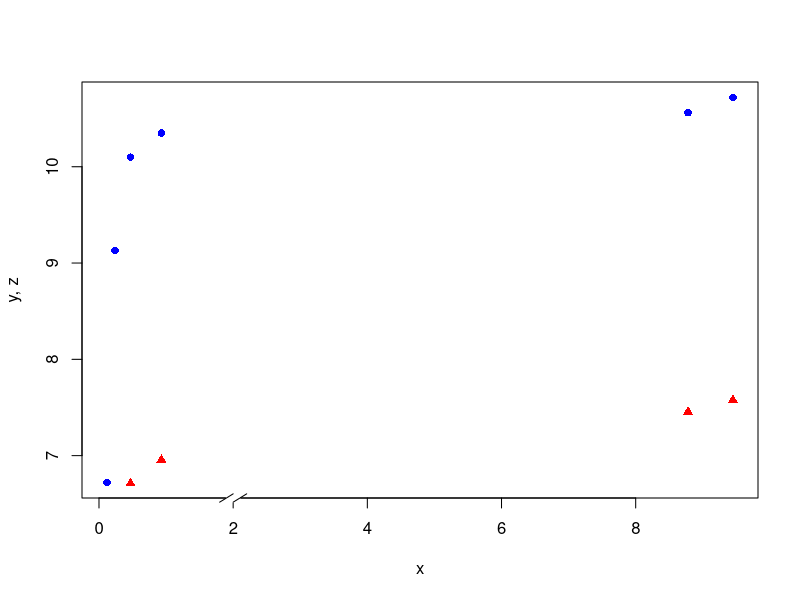
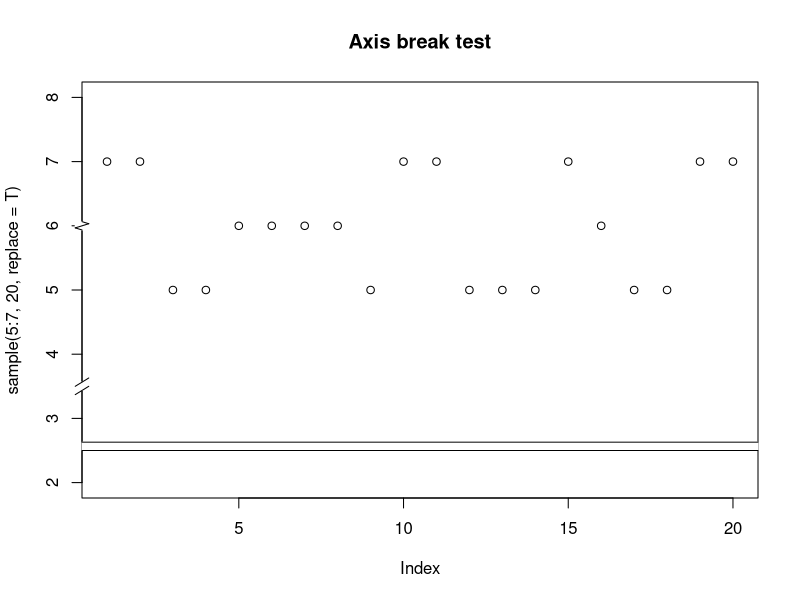

Reproduce these figures in R, in order. (Note: this script raises an error after producing the figures.)

# with plotrix ------------------------------------------------------------


x <- c(9.45, 8.78, 0.93, 0.47, 0.24, 0.12)
y <- c(10.72, 10.56, 10.35, 10.10, 9.13, 6.72)
z <- c(7.578, 7.456, 6.956, 6.712, 4.832, 3.345)
plot(x, y, col='blue', pch=16, xlab= 'x', ylab='y, z')
points(x, z, col='red', pch=17)
library(plotrix)
axis.break(1,2,style="slash") 

plot(sample(5:7,20,replace=T),main="Axis break test",ylim=c(2,8))
axis.break(axis=2,breakpos=2.5,style="gap")
axis.break(axis=2,breakpos=3.5,style="slash")
axis.break(axis=2,breakpos=6,style="zigzag")

twogrp<-data.frame(x=c(rnorm(5)+4,rnorm(5)+20,rnorm(5)+5,rnorm(5)+22),y=c(rnorm(5)+4,rnorm(5)+20,rnorm(5)+5,rnorm(5)+22))
gap.plot(twogrp,gap=c(8,16,25,35),
         xlab="X values",ylab="Y values",xlim=c(1,30),ylim=c(0,25),
         main="Test two gap plot with the lot",xtics=seq(0,30,by=5),
         ytics=c(4,6,18,20,22,38,40,42),
         lty=c(rep(1,10),rep(2,10)),
         pch=c(rep(2,10),rep(3,10)),
         col=c(rep(2,10),rep(3,10)),
         type="b")
# with TeachingDemos  -----------------------------------------------------
install.packages("TeachingDemos")
library(TeachingDemos)

# dataset:
data=data.frame(R=c(120,11),U=c(32,1),C=c(12,3),G=c(4,0),J=c(6,0),I=c(3,2),N=c(4,0))
# I want to plot the lower values up to 55, then a split to 95 for the
# last top. This should make it clear which is the highest, without
# drowning out the other data.

# I want the split to be approx 5% of the scale,

# as I am to plot the ranges 0 - 55 and 95 - 140, in total 10 decades, 
lower=c(0,55)
upper=c(95,140)
# This is 10 decades. I multiply that with 2 and add 5% and get 21 units on the outer
# Y axis:
y_outer=21

lowspan=c(0,11)
topspan=c(lowspan[2]+1,21)

ylabel="Number of something"
legendtext=c('Group 1','Group 2')


cnvrt.coords <-function(x,y=NULL){
  # Stolen from the teachingDemos library, simplified for this use case
  xy <- xy.coords(x,y, recycle=TRUE)
  cusr <- par('usr')
  cplt <- par('plt')	
  plt <- list()
  plt$x <- (xy$x-cusr[1])/(cusr[2]-cusr[1])
  plt$y <- (xy$y-cusr[3])/(cusr[4]-cusr[3])
  fig <- list()
  fig$x <- plt$x*(cplt[2]-cplt[1])+cplt[1]
  fig$y <- plt$y*(cplt[4]-cplt[3])+cplt[3]
  return( list(fig=fig) )
}

subplot <- function(fun, x, y=NULL){
  # Stolen from the teachingDemos library, simplified for this use case
  old.par <- par(no.readonly=TRUE)
  on.exit(par(old.par))
  xy <- xy.coords(x,y)
  xy <- cnvrt.coords(xy)$fig
  par(plt=c(xy$x,xy$y), new=TRUE)
  fun
  tmp.par <- par(no.readonly=TRUE)
  return(invisible(tmp.par))
}

##############################################
#
#
# The main program starts here:
#
#

# Setting up an outer wireframe for the plots. 
plot(c(0,1),c(0,y_outer),type='n',axes=FALSE,ylab=ylabel,xlab='')
# Plotting the lower range in the lower 11/21 of the plot.
# xpd=FALSE to clip the bars
subplot(barplot(as.matrix(data),col=heat.colors(2),ylim=lower,xpd=FALSE,las=3),x=c(0,1),y=lowspan)



# Plotting the upper range in the upper 9/21 of the plot, 1/21 left to
# the split. Again xpd=FALSE, names.arg is set up to avoid having
# the names plotted here, must be some easier way to do this but
# this works
subplot(barplot(as.matrix(data),col=heat.colors(2),ylim=upper,xpd=FALSE,names.arg=vector(mode="character",length=length(data))), x=c(0,1),y=topspan)

# Legend. An annoiance is that the colors comes in the opposite
# order than in the plot.
legend("topright",legendtext,fill=heat.colors(2))

# so far so good. (Just run the upper part to see the result so far)
# Just want to make the ends of the axes a bit nicer.
# All the following plots are in units of the outer coordinate system

lowertop=lowspan[2]+0.1     # Where to end the lower axis
breakheight=0.5   # Height of the break
upperbot=lowertop+breakheight # Where to start the upper axes
markerheight=0.4 # Heightdifference for the break markers
markerwidth=.04  # With of the break markers

# Draw the break markers:
lines(c(0,0),c(1,lowertop))
lines(c(markerwidth/-2,markerwidth/2),c(lowertop-markerheight/2,lowertop+markerheight/2))
lines(c(0,0),c(upperbot,14))
lines(c(markerwidth/-2,markerwidth/2),c(upperbot-markerheight/2,upperbot+markerheight/2))
